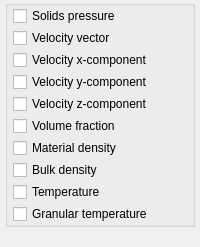
                     <widget class="QWidget" name="subpage_cell_solids">
                      <layout class="QGridLayout" name="gridLayout_17">
                       <property name="leftMargin">
                        <number>5</number>
                       </property>
                       <property name="topMargin">
                        <number>0</number>
                       </property>
                       <property name="rightMargin">
                        <number>5</number>
                       </property>
                       <property name="bottomMargin">
                        <number>0</number>
                       </property>
                       <property name="spacing">
                        <number>0</number>
                       </property>
                       <item row="0" column="0">
                        <widget class="QGroupBox" name="groupbox_cell_solids">
                         <property name="title">
                          <string/>
                         </property>
                         <property name="flat">
                          <bool>true</bool>
                         </property>
                         <layout class="QGridLayout" name="gridLayout_6">
                          <property name="leftMargin">
                           <number>5</number>
                          </property>
                          <property name="topMargin">
                           <number>0</number>
                          </property>
                          <property name="rightMargin">
                           <number>0</number>
                          </property>
                          <property name="bottomMargin">
                           <number>0</number>
                          </property>
                          <property name="horizontalSpacing">
                           <number>0</number>
                          </property>
                          <property name="verticalSpacing">
                           <number>2</number>
                          </property>
                          <item row="3" column="0">
                           <widget class="CheckBox" name="checkbox_keyword_vtk_v_s_args_VTK_P">
                            <property name="text">
                             <string>Velocity y-component</string>
                            </property>
                           </widget>
                          </item>
                          <item row="8" column="0">
                           <widget class="CheckBox" name="checkbox_keyword_vtk_t_s_args_VTK_P">
                            <property name="text">
                             <string>Temperature</string>
                            </property>
                           </widget>
                          </item>
                          <item row="9" column="0">
                           <widget class="CheckBox" name="checkbox_keyword_vtk_theta_m_args_VTK_P">
                            <property name="text">
                             <string>Granular temperature</string>
                            </property>
                           </widget>
                          </item>
                          <item row="2" column="0">
                           <widget class="CheckBox" name="checkbox_keyword_vtk_u_s_args_VTK_P">
                            <property name="text">
                             <string>Velocity x-component</string>
                            </property>
                           </widget>
                          </item>
                          <item row="1" column="0">
                           <widget class="CheckBox" name="checkbox_keyword_vtk_vel_s_args_VTK_P">
                            <property name="text">
                             <string>Velocity vector</string>
                            </property>
                           </widget>
                          </item>
                          <item row="4" column="0">
                           <widget class="CheckBox" name="checkbox_keyword_vtk_w_s_args_VTK_P">
                            <property name="text">
                             <string>Velocity z-component</string>
                            </property>
                           </widget>
                          </item>
                          <item row="7" column="0">
                           <widget class="CheckBox" name="checkbox_keyword_vtk_rop_s_args_VTK_P">
                            <property name="text">
                             <string>Bulk density</string>
                            </property>
                           </widget>
                          </item>
                          <item row="0" column="0">
                           <widget class="CheckBox" name="checkbox_keyword_vtk_p_s_args_VTK_P">
                            <property name="text">
                             <string>Solids pressure</string>
                            </property>
                           </widget>
                          </item>
                          <item row="6" column="0">
                           <widget class="CheckBox" name="checkbox_keyword_vtk_ro_s_args_VTK_P">
                            <property name="text">
                             <string>Material density</string>
                            </property>
                           </widget>
                          </item>
                          <item row="5" column="0">
                           <widget class="CheckBox" name="checkbox_keyword_vtk_ep_s_args_VTK_P">
                            <property name="text">
                             <string>Volume fraction</string>
                            </property>
                           </widget>
                          </item>
                         </layout>
                        </widget>
                       </item>
                       <item row="1" column="0">
                        <spacer name="verticalSpacer_6">
                         <property name="orientation">
                          <enum>Qt::Vertical</enum>
                         </property>
                         <property name="sizeHint" stdset="0">
                          <size>
                           <width>20</width>
                           <height>20</height>
                          </size>
                         </property>
                        </spacer>
                       </item>
                      </layout>
                     </widget>
